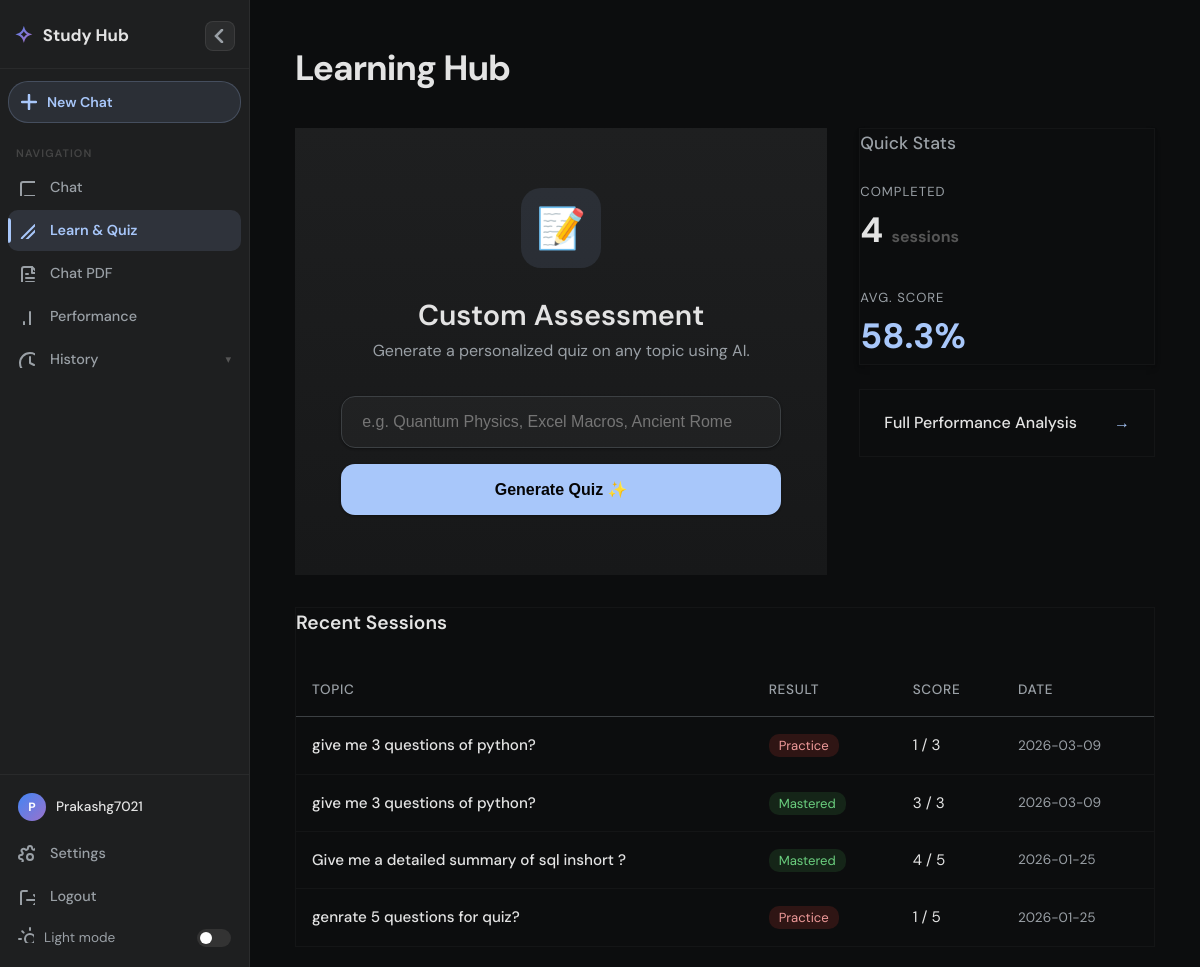
Page /quiz (signed in) on the committed database.
### tables this page shows
CREATE TABLE quiz_sessions (
            id INTEGER PRIMARY KEY AUTOINCREMENT,
            user_id INTEGER NOT NULL,
            topic TEXT NOT NULL,
            score INTEGER NOT NULL,
            total_questions INTEGER NOT NULL,
            created_at TIMESTAMP DEFAULT CURRENT_TIMESTAMP,
            FOREIGN KEY (user_id) REFERENCES users (id)
        );

### app.py (the view, shortened to what this page needs)
@app.route('/quiz', methods=['GET', 'POST'])
@login_required
def quiz():
    db = get_db()
    error = None
    total_quizzes = db.execute('SELECT COUNT(*) FROM quiz_sessions WHERE user_id=?', (g.user['id'],)).fetchone()[0]
    avg_row = db.execute('SELECT AVG(CAST(score AS FLOAT)/total_questions) FROM quiz_sessions WHERE user_id=?', (g.user['id'],)).fetchone()
    avg_score = round(avg_row[0] * 100, 1) if avg_row[0] else 0
    history = db.execute('SELECT * FROM quiz_sessions WHERE user_id=? ORDER BY created_at DESC LIMIT 10', (g.user['id'],)).fetchall()
    active_quiz = session.get('quiz')
    return render_template('quiz_home.html', error=error, total_quizzes=total_quizzes,
                           avg_score=avg_score, history=history, active_quiz=active_quiz)

### app.py (called while the page is built)
def get_db():
    db = getattr(g, '_database', None)
    if db is None:
        db = g._database = sqlite3.connect(DATABASE)
        db.row_factory = sqlite3.Row
    return db

@app.teardown_appcontext
def close_connection(exception):
    db = getattr(g, '_database', None)
    if db is not None:
        db.close()

@app.before_request
def load_logged_in_user():
    g.history_list = []
    g.current_session_id = None
    user_id = session.get('user_id')
    g.user = None
    if user_id:
        g.user = get_db().execute('SELECT * FROM users WHERE id = ?', (user_id,)).fetchone()

def login_required(view):
    from functools import wraps
    @wraps(view)
    def wrapped_view(**kwargs):
        if g.user is None:
            return redirect(url_for('login'))
        return view(**kwargs)
    return wrapped_view

def get_chat_history_list(user_id):
    db = get_db()
    rows = db.execute('''
        SELECT session_id, message, created_at
        FROM chat_logs
        WHERE user_id = ? AND mode = ? AND session_id IS NOT NULL
        GROUP BY session_id
        ORDER BY MIN(created_at) DESC
        LIMIT 30
    ''', (user_id, 'generic_chat')).fetchall()
    return [{'session_id': r['session_id'], 'first_message': r['message'], 'created_at': r['created_at']} for r in rows]

@app.context_processor
def inject_history():
    history_list = []
    current_session_id = None
    if hasattr(g, 'user') and g.user:
        try:
            history_list = get_chat_history_list(g.user['id'])
        except Exception:
            history_list = []
    return dict(history_list=history_list)

### templates/quiz_home.html (shortened to what this page needs)
{% extends 'base.html' %}
{% block content %}
<div class="container" style="overflow-y: auto; padding-top: 40px;">
    <h1 style="margin-bottom: 32px; font-weight: 700; letter-spacing: -1px; font-size: 2.2rem;">Learning Hub</h1>
    <div style="display: grid; grid-template-columns: 1.8fr 1fr; gap: 32px;">
        <div style="display: flex; flex-direction: column; gap: 24px;">
            <div class="card" style="text-align: center; padding: 60px 40px; background: linear-gradient(180deg, #1e1f20 0%, #171819 100%);">
                <div style="width: 80px; height: 80px; background: rgba(168,199,250,0.1); border-radius: 20px; display: flex; align-items: center; justify-content: center; margin: 0 auto 24px auto; font-size: 2.5rem;">📝</div>
                <h2 style="font-size: 1.8rem; font-weight: 600;">Custom Assessment</h2>
                <p style="color: var(--text-secondary); margin-bottom: 32px; max-width: 400px; margin-left: auto; margin-right: auto;">Generate a personalized quiz on any topic using AI.</p>
                <form action="{{ url_for('quiz_generate') }}" method="post" id="quizForm" style="max-width: 440px; margin: 0 auto; display: flex; flex-direction: column; gap: 16px;">
                    <input type="text" name="topic" id="topicInput" placeholder="e.g. Quantum Physics, Excel Macros, Ancient Rome" required
                        style="width: 100%; padding: 16px 20px; border-radius: 14px; background: rgba(255,255,255,0.03); border: 1px solid var(--border-color); color: var(--text-color); font-size: 1rem; outline: none; transition: border 0.2s;"
                        onfocus="this.style.borderColor='var(--accent-color)'"
                        onblur="this.style.borderColor='var(--border-color)'">
                    <button type="submit" id="generateBtn" class="btn btn-primary" style="border-radius: 14px; padding: 16px; font-size: 1rem; cursor: pointer; transition: opacity 0.2s;">
                        Generate Quiz ✨
                    </button>
                </form>
            </div>
        </div>
        <div style="display: flex; flex-direction: column; gap: 24px;">
            <div class="card" style="box-shadow: var(--shadow-md); border: 1px solid rgba(255,255,255,0.03);">
                <h3 style="margin-top: 0; font-size: 1.1rem; color: var(--text-secondary); font-weight: 500; margin-bottom: 24px;">Quick Stats</h3>
                <div style="display: flex; flex-direction: column; gap: 28px;">
                    <div>
                        <div style="font-size: 0.82rem; color: var(--text-secondary); text-transform: uppercase; letter-spacing: 1px;">Completed</div>
                        <div style="font-size: 2.2rem; font-weight: 700;">{{ total_quizzes }} <span style="font-size: 1rem; color: #555;">sessions</span></div>
                    </div>
                    <div>
                        <div style="font-size: 0.82rem; color: var(--text-secondary); text-transform: uppercase; letter-spacing: 1px;">Avg. Score</div>
                        <div style="font-size: 2.2rem; font-weight: 700; color: var(--accent-color);">{{ avg_score }}%</div>
                    </div>
                </div>
            </div>
            <a href="{{ url_for('dashboard') }}" class="card" style="text-decoration: none; display: flex; align-items: center; justify-content: space-between; padding: 20px 24px; border: 1px solid rgba(255,255,255,0.03); transition: border-color 0.2s;" onmouseover="this.style.borderColor='rgba(168,199,250,0.2)'" onmouseout="this.style.borderColor='rgba(255,255,255,0.03)'">
                <span style="font-weight: 500; color: var(--text-color);">Full Performance Analysis</span>
                <span style="color: var(--accent-color);">→</span>
            </a>
        </div>
    </div>
    {% if history %}
    <div class="card" style="margin-top: 32px; border: 1px solid rgba(255,255,255,0.03);">
        <h3 style="margin-bottom: 24px; font-size: 1.2rem; font-weight: 600;">Recent Sessions</h3>
        <table>
            <thead>
                <tr>
                    <th>Topic</th>
                    <th>Result</th>
                    <th>Score</th>
                    <th>Date</th>
                </tr>
            </thead>
            <tbody>
                {% for q in history %}
                <tr>
                    <td style="font-weight: 500;">{{ q['topic'] }}</td>
                    <td>
                        {% set pct = (q['score'] / q['total_questions'] * 100)|round|int %}
                        <span style="padding: 3px 10px; border-radius: 10px; font-size: 0.82rem;
                            background: {% if pct >= 80 %}rgba(76,175,80,0.15){% elif pct >= 60 %}rgba(255,193,7,0.15){% else %}rgba(244,67,54,0.15){% endif %};
                            color: {% if pct >= 80 %}#6BCF7F{% elif pct >= 60 %}#FFD54F{% else %}#EF9A9A{% endif %};">
                            {% if pct >= 80 %}Mastered{% elif pct >= 60 %}Good{% else %}Practice{% endif %}
                        </span>
                    </td>
                    <td>{{ q['score'] }} / {{ q['total_questions'] }}</td>
                    <td style="color: var(--text-secondary); font-size: 0.85rem;">{{ q['created_at'][:10] }}</td>
                </tr>
                {% endfor %}
            </tbody>
        </table>
    </div>
    {% endif %}
</div>
{% endblock %}

### templates/base.html (shortened to what this page needs)
<!DOCTYPE html>
<html lang="en">
<head>
    <link rel="stylesheet" href="{{ url_for('static', filename='style.css') }}">
</head>
<body>
    {% set is_auth_page = request.endpoint in ['login', 'register'] %}
    {% if g.user and not is_auth_page %}
    <div id="sidebar">
        <div class="sb-header">
            <a href="{{ url_for('chat') }}" class="sb-brand">
                <span class="brand-icon">✧</span>
                <span class="brand-text">Study Hub</span>
            </a>
            <button class="sb-toggle" onclick="toggleSidebar()" title="Toggle sidebar">
                <svg width="14" height="14" fill="none" stroke="currentColor" stroke-width="2.5" stroke-linecap="round">
                    <path d="M9 1L3 7l6 6"/>
                </svg>
            </button>
        </div>
        <div class="sb-body">
            <a href="{{ url_for('new_chat') }}" class="sb-new-chat">
                <span class="icon">
                    <svg width="16" height="16" fill="none" stroke="currentColor" stroke-width="2.5" stroke-linecap="round"><path d="M8 1v14M1 8h14"/></svg>
                </span>
                <span class="label" style="align-items: center;">New Chat</span>
            </a>
            <div class="sb-section-label">Navigation</div>
            <a href="{{ url_for('chat') }}" class="sb-nav-item {% if request.endpoint == 'chat' %}active{% endif %}">
                <span class="nav-icon">
                    <svg width="17" height="17" fill="none" stroke="currentColor" stroke-width="2" stroke-linecap="round" stroke-linejoin="round">
                        <path d="M21 15a2 2 0 0 1-2 2H7l-4 4V5a2 2 0 0 1 2-2h14a2 2 0 0 1 2 2z"/>
                    </svg>
                </span>
                <span class="nav-label">Chat</span>
            </a>
            <a href="{{ url_for('quiz') }}" class="sb-nav-item {% if request.endpoint in ['quiz','quiz_take','quiz_submit','quiz_generate'] %}active{% endif %}">
                <span class="nav-icon">
                    <svg width="17" height="17" fill="none" stroke="currentColor" stroke-width="2" stroke-linecap="round" stroke-linejoin="round">
                        <path d="M12 20h9"/><path d="M16.5 3.5a2.121 2.121 0 013 3L7 19l-4 1 1-4L16.5 3.5z"/>
                    </svg>
                </span>
                <span class="nav-label">Learn & Quiz</span>
            </a>
            <a href="{{ url_for('pdf_chat') }}" class="sb-nav-item {% if request.endpoint == 'pdf_chat' %}active{% endif %}">
                <span class="nav-icon">
                </span>
                <span class="nav-label">Chat PDF</span>
            </a>
            <a href="{{ url_for('dashboard') }}" class="sb-nav-item {% if request.endpoint == 'dashboard' %}active{% endif %}">
                <span class="nav-icon">
                    <svg width="17" height="17" fill="none" stroke="currentColor" stroke-width="2" stroke-linecap="round" stroke-linejoin="round">
                        <line x1="18" y1="20" x2="18" y2="10"/><line x1="12" y1="20" x2="12" y2="4"/><line x1="6" y1="20" x2="6" y2="14"/>
                    </svg>
                </span>
                <span class="nav-label">Performance</span>
            </a>
            <div class="sb-nav-item sb-history-toggle" onclick="toggleHistory()">
                <span class="nav-icon">
                    <svg width="17" height="17" fill="none" stroke="currentColor" stroke-width="2" stroke-linecap="round" stroke-linejoin="round">
                        <circle cx="12" cy="12" r="10"/><polyline points="12 6 12 12 16 14"/>
                    </svg>
                </span>
                <span class="nav-label">History</span>
                <span class="sb-history-arrow" id="historyArrow">▾</span>
            </div>
        </div>
        <div class="sb-footer">
            <div class="sb-user">
                <div class="avatar">
                    {%- set name_part = g.user['email'].split('@')[0] -%}
                    {%- if '.' in name_part -%}{{ name_part.split('.')[0][0].upper() }}
                    {%- elif '_' in name_part -%}{{ name_part.split('_')[0][0].upper() }}
                    {%- else -%}{{ name_part[0].upper() }}{%- endif -%}
                </div>
                <span class="uname">
                    {%- if '.' in name_part -%}{{ name_part.split('.')[0].capitalize() }}
                    {%- elif '_' in name_part -%}{{ name_part.split('_')[0].capitalize() }}
                    {%- else -%}{{ name_part | capitalize }}{%- endif -%}
                </span>
            </div>
            <a href="#" class="sb-nav-item" onclick="openSettingsModal(); return false;">
                <span class="nav-icon">
                </span>
                <span class="nav-label">Settings</span>
            </a>
            <a href="{{ url_for('logout') }}" class="sb-nav-item">
                <span class="nav-icon">
                    <svg width="17" height="17" fill="none" stroke="currentColor" stroke-width="2" stroke-linecap="round" stroke-linejoin="round">
                        <path d="M9 21H5a2 2 0 01-2-2V5a2 2 0 012-2h4"/><polyline points="16 17 21 12 16 7"/><line x1="21" y1="12" x2="9" y2="12"/>
                    </svg>
                </span>
                <span class="nav-label">Logout</span>
            </a>
            <div class="sb-theme-row" onclick="toggleTheme()">
                <span class="icon">
                </span>
                <span class="sb-theme-label">Light mode</span>
                <label class="theme-switch" onclick="event.stopPropagation()">
                    <span class="theme-slider"></span>
                </label>
            </div>
        </div>
    </div>
    {% endif %}
    <div class="main-content" {% if is_auth_page or not g.user %}style="width:100%;"{% endif %}>
        {% block content %}{% endblock %}
    </div>
</body>
</html>

### static/style.css (style rules this page uses)
:root { --bg-color: #0c0d0e; --sidebar-bg: #1e1f20; --text-color: #e3e3e3; --text-secondary: #9aa0a6; --accent-color: #a8c7fa; --accent-hover: #d2e3fc; --input-bg: #1a1b1c; --border-color: #3c4043; --success-color: #a8dab5; --error-color: #f2b8b5; --message-bg: #2d2e30; --surface-color: #1a1b1c; --glass-bg: rgba(30, 31, 32, 0.7); --shadow-sm: 0 1px 3px rgba(0, 0, 0, 0.12), 0 1px 2px rgba(0, 0, 0, 0.24); --shadow-md: 0 4px 6px rgba(0, 0, 0, 0.1), 0 1px 3px rgba(0, 0, 0, 0.08); --shadow-lg: 0 14px 28px rgba(0, 0, 0, 0.25), 0 10px 10px rgba(0, 0, 0, 0.22); --shadow-inset: inset 0 2px 4px rgba(0, 0, 0, 0.2); }
* { box-sizing: border-box; }
body { margin: 0; font-family: 'Inter', 'Google Sans', 'Roboto', sans-serif; background-color: var(--bg-color); color: var(--text-color); display: flex; height: 100vh; overflow: hidden; line-height: 1.6; -webkit-font-smoothing: antialiased; }
.main-content { flex: 1; display: flex; flex-direction: column; overflow: hidden; position: relative; }
.container { max-width: 900px; width: 100%; margin: 0 auto; padding: 20px; box-sizing: border-box; display: flex; flex-direction: column; height: 100%; }
input[type="text"], input[type="email"], input[type="password"] { padding: 14px 16px; border-radius: 12px; border: 1px solid var(--border-color); background-color: var(--input-bg); color: white; font-size: 16px; transition: all 0.2s ease; box-shadow: var(--shadow-sm); }
.btn { padding: 14px 24px; border-radius: 30px; border: none; font-weight: 600; cursor: pointer; font-size: 16px; transition: all 0.2s cubic-bezier(0.4, 0, 0.2, 1); box-shadow: var(--shadow-sm); }
.btn-primary { background-color: var(--accent-color); color: #050505; }
table { width: 100%; border-collapse: separate; border-spacing: 0; }
th { padding: 16px; text-align: left; border-bottom: 1px solid var(--border-color); color: var(--text-secondary); font-weight: 500; font-size: 0.85rem; text-transform: uppercase; letter-spacing: 0.05em; }
td { padding: 16px; text-align: left; border-bottom: 1px solid rgba(255, 255, 255, 0.03); font-size: 0.95rem; }
tr:last-child td { border-bottom: none; }

### rows in the picture
quiz_sessions: topic "give me 3 questions of python?", shows "Practice", score "1", total_questions "3", created_at "2026-03-09"
quiz_sessions: topic "give me 3 questions of python?", shows "Mastered", score "3", total_questions "3", created_at "2026-03-09"
quiz_sessions: topic "Give me a detailed summary of sql inshort ?", shows "Mastered", score "4", total_questions "5", created_at "2026-01-25"
quiz_sessions: topic "genrate 5 questions for quiz?", shows "Practice", score "1", total_questions "5", created_at "2026-01-25"

### other values in the picture
{{ name_part[0].upper() }} "P"
{{ name_part | capitalize }} "Prakashg7021"
{{ total_quizzes }} "4"
{{ avg_score }} "58.3"
